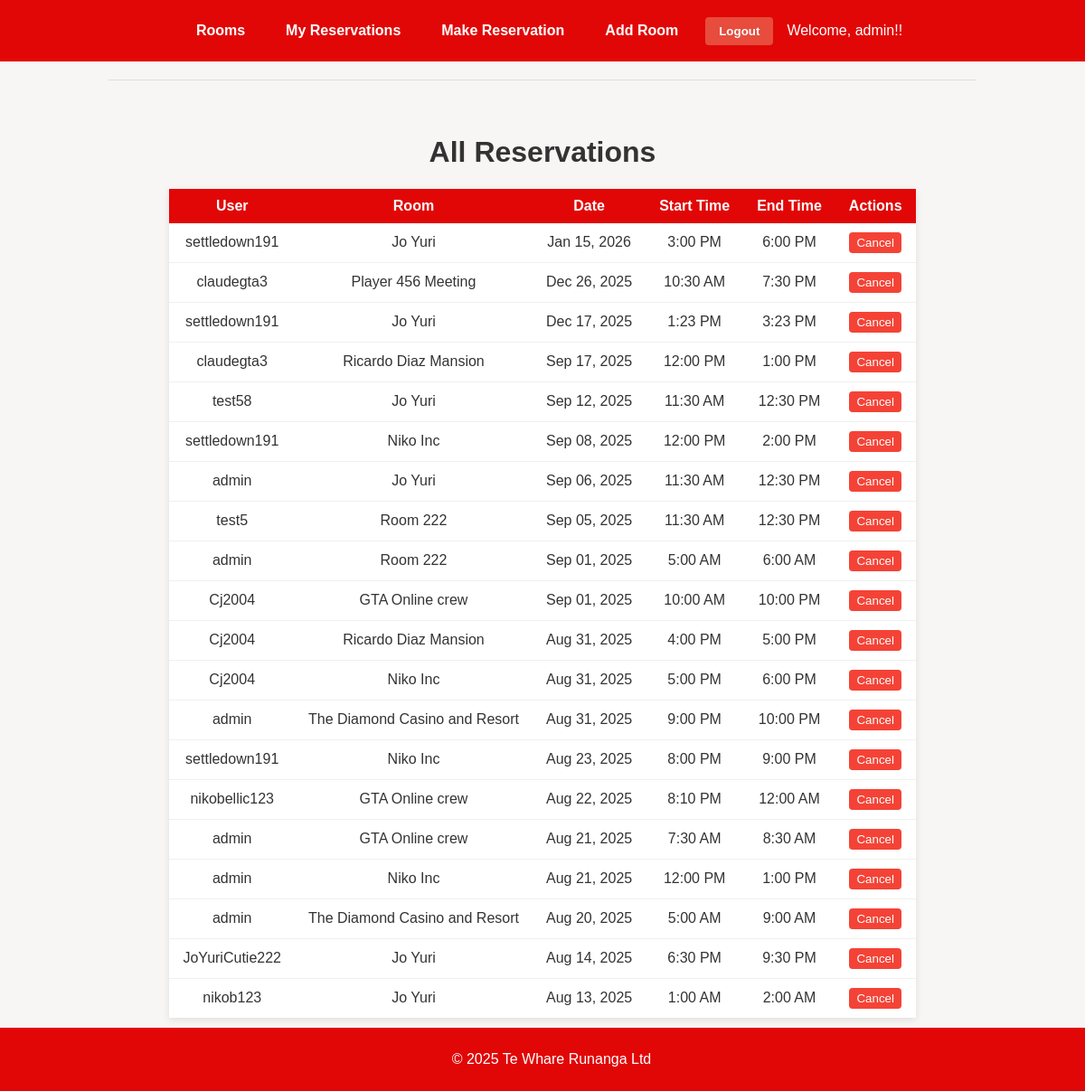
The page /reservations/ (signed in) on the database as committed earlier.
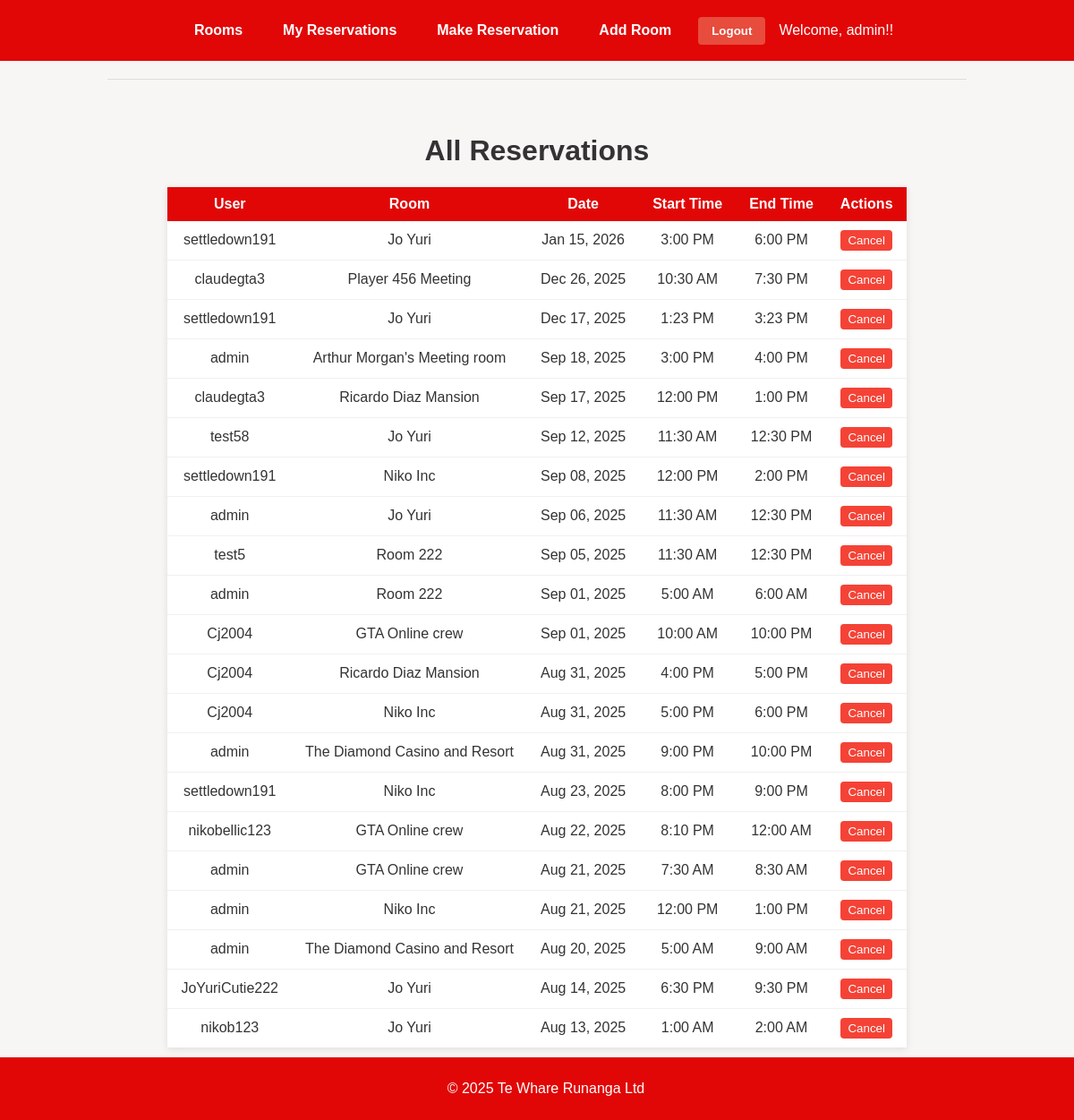
The same page on the database as committed later.
### reservations/models.py (models this page shows, shortened)
class Reservation(models.Model):
    user = models.ForeignKey(User, on_delete=models.CASCADE) # Shows who booked the room
    room = models.ForeignKey(ConferenceRoom, on_delete=models.CASCADE) # Which room the user booked
    date = models.DateField() # What time the reservation is for
    start_time = models.TimeField() # When the reservation starts
    end_time = models.TimeField() # When the reservation ends
    created_at = models.DateTimeField(auto_now_add=True) # When the reservation was made
    reminder_sent = models.BooleanField(default=False) # Track if reminder email was sent

class ConferenceRoom(models.Model):
    name = models.CharField(max_length=100) # Room name
    location = models.CharField(max_length=100) # Where the room is located
    capacity = models.PositiveIntegerField() # How many people can fit in the room

### reservations/views.py (the view)
# urls.py: path('reservations/', views.view_all_reservations, name='admin_reservations'),
@staff_member_required
def view_all_reservations(request):
    reservations = Reservation.objects.all().order_by('-date', 'start_time')
    return render(request, 'reservations/admin_reservations.html', {'reservations': reservations})

### reservations/templates/reservations/admin_reservations.html (shortened to what this page needs)
{% extends "reservations/base.html" %}
{% block content %}
<h1>All Reservations</h1>
<table>
    <thead>
        <tr>
            <th>User</th>
            <th>Room</th>
            <th>Date</th>
            <th>Start Time</th>
            <th>End Time</th>
            <th>Actions</th>
        </tr>
    </thead>
    <tbody>
        {% for reservation in reservations %}
        <tr>
            <td>{{ reservation.user.username }}</td>
            <td>{{ reservation.room.name }}</td>
            <td>{{ reservation.date|date:"M d, Y" }}</td>
            <td>{{ reservation.start_time|time:"g:i A" }}</td>
            <td>{{ reservation.end_time|time:"g:i A" }}</td>
            <td>
                <form action="{% url 'reservations:admin_cancel_reservation' reservation.id %}"
                      method="post" style="display: inline;"
                      onsubmit="return confirm('Are you sure you want to cancel this reservation?');">
                    <button type="submit"
                   style ="padding: 4px 8px; background-color: #f44336; color: white; border: none; border-radius: 4px; text-decoration: none;">
                   Cancel
                    </button>
                </form>
            </td>
        </tr>
        {% endfor %}
    </tbody>
</table>
{% endblock %}

Rows that differ between the two databases and show on the page:
added Reservation: user.username "admin", room.name "Arthur Morgan's Meeting room", date "Sep 18, 2025", start_time "3:00 PM", end_time "4:00 PM"
